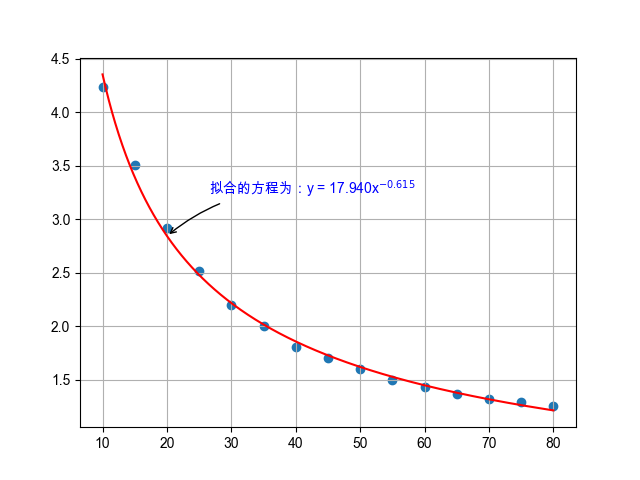

Write the Python code that produced this figure.
# 线性化后进行多项式回归分析
import numpy as np
import matplotlib.pyplot as plt
from sklearn import linear_model

plt.rcParams['font.sans-serif'] = 'Arial Unicode MS'
plt.rcParams['axes.unicode_minus'] = False

x = np.array([10, 15, 20, 25, 30,
              35, 40, 45, 50, 55,
              60, 65, 70, 75, 80])
y = np.array([4.24, 3.51, 2.92, 2.52, 2.20,
              2.00, 1.81, 1.70, 1.60, 1.50,
              1.43, 1.37, 1.32, 1.29, 1.25])
X = np.log(x)
Y = np.log(y)

plt.scatter(x, y)
plt.grid(True)


X = X.reshape(-1, 1)
Y = Y.reshape(-1, 1)
reg = linear_model.LinearRegression()
reg.fit(X, Y)
B_1 = float(reg.coef_)
B_0 = float(reg.intercept_)
R = np.sqrt(reg.score(X, Y))
b = B_1
a = np.exp(B_0)

x_fit = np.linspace(min(x), max(x), 1000)
y_fit = a * x_fit ** b
plt.plot(x_fit, y_fit, 'r-', label='regression')
x0, y0 = 20, a * 20 ** b
plt.annotate(fr"拟合的方程为：y = {a:.3f}x$^{{{b:.3f}}}$", xy=(x0, y0), xytext=(+30, +30),
             textcoords='offset points', fontsize=10,
             arrowprops=dict(arrowstyle='->', connectionstyle='arc3, rad=.2'))
plt.savefig('Exc3-16.png')
plt.show()
plt.close()
print(f"拟合的方程为：y = {a:.3f}x^({b:.3f})")
print(f"X和Y的相关系数R={R:.3f}")
